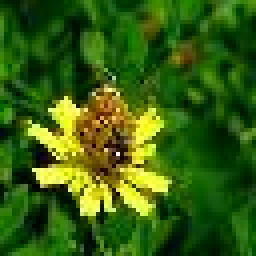
#> input picture ai/origin/dandelion/1474samples2.jpg, 64 x 64 px (shown 4 times larger); its folder holds only this picture in this run
$ python data_load.py
#> lines starting #> are read from the running program, lines starting #| are printed output that depends on the picture
import os
from PIL import Image
import numpy as np

base_path = 'E:/ai/'
train_path = 'E:/ai/train_data/'
test_path = 'E:/ai/test_data/'
origin_path = 'E:/ai/origin/'

#读取图片进入filelist
def read_image(paths):
    os.listdir(paths)
    filelist = []
    for root, dirs, files in os.walk(paths):
        for file in files:
            if os.path.splitext(file)[1] == ".jpg":
                filelist.append(root + '/' + file)
    return filelist
#另存为图片
def im_xiangsu(paths,classname):
    for filename in paths:
        try:
            path = train_path + classname
            path = path.strip()
            isExists = os.path.exists(path)
            if not isExists:
                os.makedirs(path)
                # print('创建新文件夹' + classname)
            # print('point1')
            #print(filename)
            im = Image.open(filename)
            newim = im.resize((128, 128))
            # print('point2')
            #print(path + '/' + filename[(len(origin_path) + 1):-4] + '.jpg')
            newim.save(path + '/' + filename[(len(origin_path) + 1 + len(classname)):-4] + '.jpg')
            # print('图片' + filename[12:-4] + '.jpg' + '像素转化完成')
        except OSError as e:
            print(e.args)

#图片数据转化为数组
def im_array(paths):
    M=[]
    for filename in paths:
        im=Image.open(filename)
        im_L=im.convert("L")                #模式L
        Core=im_L.getdata()
        arr1=np.array(Core,dtype='float32')/255.0
        list_img=arr1.tolist()
        M.extend(list_img)
    return M

path_list = []
filelist_list = []

for root, dirs, files in os.walk(origin_path):
    for dir in dirs:
        lists = dir.split('/')
        path_list.append(lists[-1])
        print(lists[-1])
#> pass 2 of the loop `for root, dirs, files in os.walk(origin_path):`:

for classname in path_list:
    file_list = read_image(origin_path + classname)
    filelist_list.append(file_list)
#> pass 2 of the loop `for classname in path_list:`:

for i in range(len(filelist_list)):
    im_xiangsu(filelist_list[i],path_list[i])
#> in im_xiangsu, im is the input picture: PIL image 64x64 RGB; mean R, G, B 53.1, 94.5, 14.3
#> in im_xiangsu, `newim = im.resize((128, 128))`:
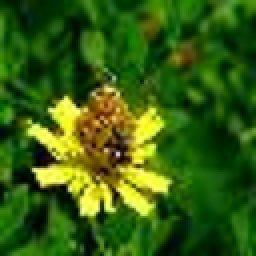
#> newim: PIL image 128x128 RGB (shown 2 times larger); mean R, G, B 53.2, 94.4, 14.6
#> pass 2 of the loop `for i in range(len(filelist_list)):`:
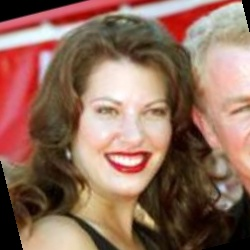
#> input picture ai/origin/people/Debra_Messing_0002.jpg, 250 x 250 px
#> in im_xiangsu, im is the input picture: PIL image 250x250 RGB; mean R, G, B 143.3, 107.4, 91.3
#> in im_xiangsu (call 2), `newim = im.resize((128, 128))`:
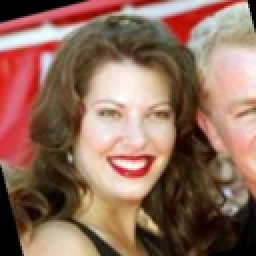
#> newim: PIL image 128x128 RGB (shown 2 times larger); mean R, G, B 143.4, 107.5, 91.3

# [10 lines of commented-out code are left out]
